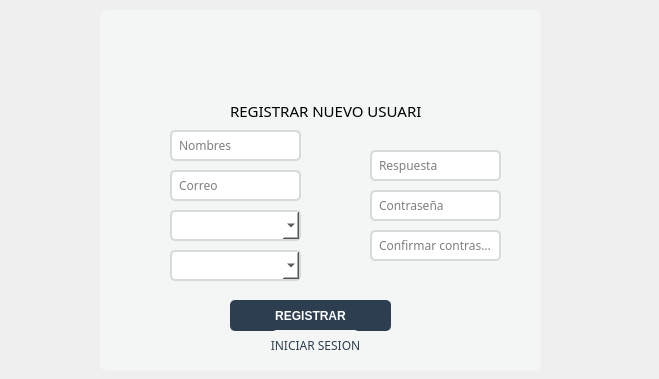
<?xml version="1.0" encoding="UTF-8"?>
<ui version="4.0">
 <class>Dialog</class>
 <widget class="QDialog" name="Dialog">
  <property name="geometry">
   <rect>
    <x>0</x>
    <y>0</y>
    <width>659</width>
    <height>379</height>
   </rect>
  </property>
  <property name="minimumSize">
   <size>
    <width>659</width>
    <height>379</height>
   </size>
  </property>
  <property name="maximumSize">
   <size>
    <width>659</width>
    <height>379</height>
   </size>
  </property>
  <property name="windowTitle">
   <string>Dialog</string>
  </property>
  <widget class="QLabel" name="label">
   <property name="geometry">
    <rect>
     <x>0</x>
     <y>0</y>
     <width>661</width>
     <height>381</height>
    </rect>
   </property>
   <property name="text">
    <string/>
   </property>
   <property name="pixmap">
    <pixmap>../IMAGENES/imagen_login1.jpg</pixmap>
   </property>
   <property name="scaledContents">
    <bool>true</bool>
   </property>
  </widget>
  <widget class="QFrame" name="frame">
   <property name="geometry">
    <rect>
     <x>100</x>
     <y>10</y>
     <width>441</width>
     <height>361</height>
    </rect>
   </property>
   <property name="autoFillBackground">
    <bool>false</bool>
   </property>
   <property name="styleSheet">
    <string notr="true">border-radius: 7px; background-color: #F4F6F6;</string>
   </property>
   <property name="frameShape">
    <enum>QFrame::StyledPanel</enum>
   </property>
   <property name="frameShadow">
    <enum>QFrame::Raised</enum>
   </property>
   <widget class="QLineEdit" name="LE_correo">
    <property name="geometry">
     <rect>
      <x>70</x>
      <y>160</y>
      <width>131</width>
      <height>31</height>
     </rect>
    </property>
    <property name="font">
     <font>
      <family>Berlin Sans FB</family>
      <pointsize>9</pointsize>
     </font>
    </property>
    <property name="styleSheet">
     <string notr="true">QLineEdit {
    border: 2px solid #D5DBDB;
    border-radius: 5px;
    padding: 5px;
    background-color: white;
}

QLineEdit:focus {
    border: 2px solid #2C3E50;
}</string>
    </property>
    <property name="placeholderText">
     <string notr="true">Correo</string>
    </property>
   </widget>
   <widget class="QLabel" name="label_2">
    <property name="geometry">
     <rect>
      <x>30</x>
      <y>160</y>
      <width>31</width>
      <height>31</height>
     </rect>
    </property>
    <property name="text">
     <string/>
    </property>
    <property name="pixmap">
     <pixmap>../ICONOS/usuario.png</pixmap>
    </property>
    <property name="scaledContents">
     <bool>true</bool>
    </property>
   </widget>
   <widget class="QLabel" name="label_3">
    <property name="geometry">
     <rect>
      <x>230</x>
      <y>220</y>
      <width>31</width>
      <height>31</height>
     </rect>
    </property>
    <property name="text">
     <string/>
    </property>
    <property name="pixmap">
     <pixmap>../ICONOS/cerrar-con-llave.png</pixmap>
    </property>
    <property name="scaledContents">
     <bool>true</bool>
    </property>
   </widget>
   <widget class="QPushButton" name="PB_registrar">
    <property name="geometry">
     <rect>
      <x>130</x>
      <y>290</y>
      <width>161</width>
      <height>31</height>
     </rect>
    </property>
    <property name="styleSheet">
     <string notr="true">QPushButton {
    background-color: #2C3E50;
    color: white;
    border-radius: 5px;
    font-weight: bold;
    padding: 10px;
}

QPushButton:hover {
    background-color: #16A085;
}</string>
    </property>
    <property name="text">
     <string>REGISTRAR</string>
    </property>
   </widget>
   <widget class="QLabel" name="label_4">
    <property name="geometry">
     <rect>
      <x>130</x>
      <y>90</y>
      <width>191</width>
      <height>21</height>
     </rect>
    </property>
    <property name="font">
     <font>
      <family>Berlin Sans FB</family>
      <pointsize>11</pointsize>
     </font>
    </property>
    <property name="text">
     <string>REGISTRAR NUEVO USUARIO</string>
    </property>
   </widget>
   <widget class="QLabel" name="label_5">
    <property name="geometry">
     <rect>
      <x>140</x>
      <y>20</y>
      <width>171</width>
      <height>61</height>
     </rect>
    </property>
    <property name="text">
     <string/>
    </property>
    <property name="pixmap">
     <pixmap>../IMAGENES/unnamed.jpg</pixmap>
    </property>
    <property name="scaledContents">
     <bool>true</bool>
    </property>
   </widget>
   <widget class="QPushButton" name="PB_iniciar_s">
    <property name="geometry">
     <rect>
      <x>170</x>
      <y>320</y>
      <width>91</width>
      <height>31</height>
     </rect>
    </property>
    <property name="font">
     <font>
      <family>Berlin Sans FB</family>
      <weight>50</weight>
      <bold>false</bold>
     </font>
    </property>
    <property name="styleSheet">
     <string notr="true">color: #2C3E50;</string>
    </property>
    <property name="text">
     <string>INICIAR SESION</string>
    </property>
   </widget>
   <widget class="QLineEdit" name="LE_nombres">
    <property name="geometry">
     <rect>
      <x>70</x>
      <y>120</y>
      <width>131</width>
      <height>31</height>
     </rect>
    </property>
    <property name="font">
     <font>
      <family>Berlin Sans FB</family>
      <pointsize>9</pointsize>
     </font>
    </property>
    <property name="styleSheet">
     <string notr="true">QLineEdit {
    border: 2px solid #D5DBDB;
    border-radius: 5px;
    padding: 5px;
    background-color: white;
}

QLineEdit:focus {
    border: 2px solid #2C3E50;
}</string>
    </property>
    <property name="placeholderText">
     <string notr="true">Nombres</string>
    </property>
   </widget>
   <widget class="QComboBox" name="CB_roles">
    <property name="geometry">
     <rect>
      <x>70</x>
      <y>200</y>
      <width>131</width>
      <height>31</height>
     </rect>
    </property>
    <property name="styleSheet">
     <string notr="true">QComboBox {
    border: 2px solid #D5DBDB;
    border-radius: 5px;
    padding: 5px;
    background-color: white;
}

QComboBox:focus {
    border: 2px solid #2C3E50;
}</string>
    </property>
   </widget>
   <widget class="QLineEdit" name="LE_contrasena">
    <property name="geometry">
     <rect>
      <x>270</x>
      <y>180</y>
      <width>131</width>
      <height>31</height>
     </rect>
    </property>
    <property name="font">
     <font>
      <family>Berlin Sans FB</family>
      <pointsize>9</pointsize>
     </font>
    </property>
    <property name="styleSheet">
     <string notr="true">QLineEdit {
    border: 2px solid #D5DBDB;
    border-radius: 5px;
    padding: 5px;
    background-color: white;
}

QLineEdit:focus {
    border: 2px solid #2C3E50;
}</string>
    </property>
    <property name="echoMode">
     <enum>QLineEdit::Password</enum>
    </property>
    <property name="placeholderText">
     <string>Contraseña</string>
    </property>
   </widget>
   <widget class="QLineEdit" name="LE_cocontrasena">
    <property name="geometry">
     <rect>
      <x>270</x>
      <y>220</y>
      <width>131</width>
      <height>31</height>
     </rect>
    </property>
    <property name="font">
     <font>
      <family>Berlin Sans FB</family>
      <pointsize>9</pointsize>
     </font>
    </property>
    <property name="styleSheet">
     <string notr="true">QLineEdit {
    border: 2px solid #D5DBDB;
    border-radius: 5px;
    padding: 5px;
    background-color: white;
}

QLineEdit:focus {
    border: 2px solid #2C3E50;
}</string>
    </property>
    <property name="echoMode">
     <enum>QLineEdit::Password</enum>
    </property>
    <property name="placeholderText">
     <string>Confirmar contraseña</string>
    </property>
   </widget>
   <widget class="QLabel" name="label_6">
    <property name="geometry">
     <rect>
      <x>230</x>
      <y>180</y>
      <width>31</width>
      <height>31</height>
     </rect>
    </property>
    <property name="text">
     <string/>
    </property>
    <property name="pixmap">
     <pixmap>../ICONOS/cerrar-con-llave.png</pixmap>
    </property>
    <property name="scaledContents">
     <bool>true</bool>
    </property>
   </widget>
   <widget class="QLabel" name="label_8">
    <property name="geometry">
     <rect>
      <x>30</x>
      <y>120</y>
      <width>31</width>
      <height>31</height>
     </rect>
    </property>
    <property name="text">
     <string/>
    </property>
    <property name="pixmap">
     <pixmap>../ICONOS/usuario (1).png</pixmap>
    </property>
    <property name="scaledContents">
     <bool>true</bool>
    </property>
   </widget>
   <widget class="QLabel" name="label_9">
    <property name="geometry">
     <rect>
      <x>30</x>
      <y>200</y>
      <width>31</width>
      <height>31</height>
     </rect>
    </property>
    <property name="text">
     <string/>
    </property>
    <property name="pixmap">
     <pixmap>../ICONOS/grupos.png</pixmap>
    </property>
    <property name="scaledContents">
     <bool>true</bool>
    </property>
   </widget>
   <widget class="QLineEdit" name="LE_respuesta">
    <property name="geometry">
     <rect>
      <x>270</x>
      <y>140</y>
      <width>131</width>
      <height>31</height>
     </rect>
    </property>
    <property name="font">
     <font>
      <family>Berlin Sans FB</family>
      <pointsize>9</pointsize>
     </font>
    </property>
    <property name="styleSheet">
     <string notr="true">QLineEdit {
    border: 2px solid #D5DBDB;
    border-radius: 5px;
    padding: 5px;
    background-color: white;
}

QLineEdit:focus {
    border: 2px solid #2C3E50;
}</string>
    </property>
    <property name="echoMode">
     <enum>QLineEdit::Password</enum>
    </property>
    <property name="placeholderText">
     <string>Respuesta</string>
    </property>
   </widget>
   <widget class="QLabel" name="label_7">
    <property name="geometry">
     <rect>
      <x>230</x>
      <y>140</y>
      <width>31</width>
      <height>31</height>
     </rect>
    </property>
    <property name="text">
     <string/>
    </property>
    <property name="pixmap">
     <pixmap>../ICONOS/marca-de-verificacion.png</pixmap>
    </property>
    <property name="scaledContents">
     <bool>true</bool>
    </property>
   </widget>
   <widget class="QComboBox" name="CB_pregunta_s">
    <property name="geometry">
     <rect>
      <x>70</x>
      <y>240</y>
      <width>131</width>
      <height>31</height>
     </rect>
    </property>
    <property name="styleSheet">
     <string notr="true">QComboBox {
    border: 2px solid #D5DBDB;
    border-radius: 5px;
    padding: 5px;
    background-color: white;
}

QComboBox:focus {
    border: 2px solid #2C3E50;
}</string>
    </property>
   </widget>
   <widget class="QLabel" name="label_10">
    <property name="geometry">
     <rect>
      <x>30</x>
      <y>240</y>
      <width>31</width>
      <height>31</height>
     </rect>
    </property>
    <property name="text">
     <string/>
    </property>
    <property name="pixmap">
     <pixmap>../ICONOS/seguridad.png</pixmap>
    </property>
    <property name="scaledContents">
     <bool>true</bool>
    </property>
   </widget>
  </widget>
 </widget>
 <resources/>
 <connections/>
</ui>
